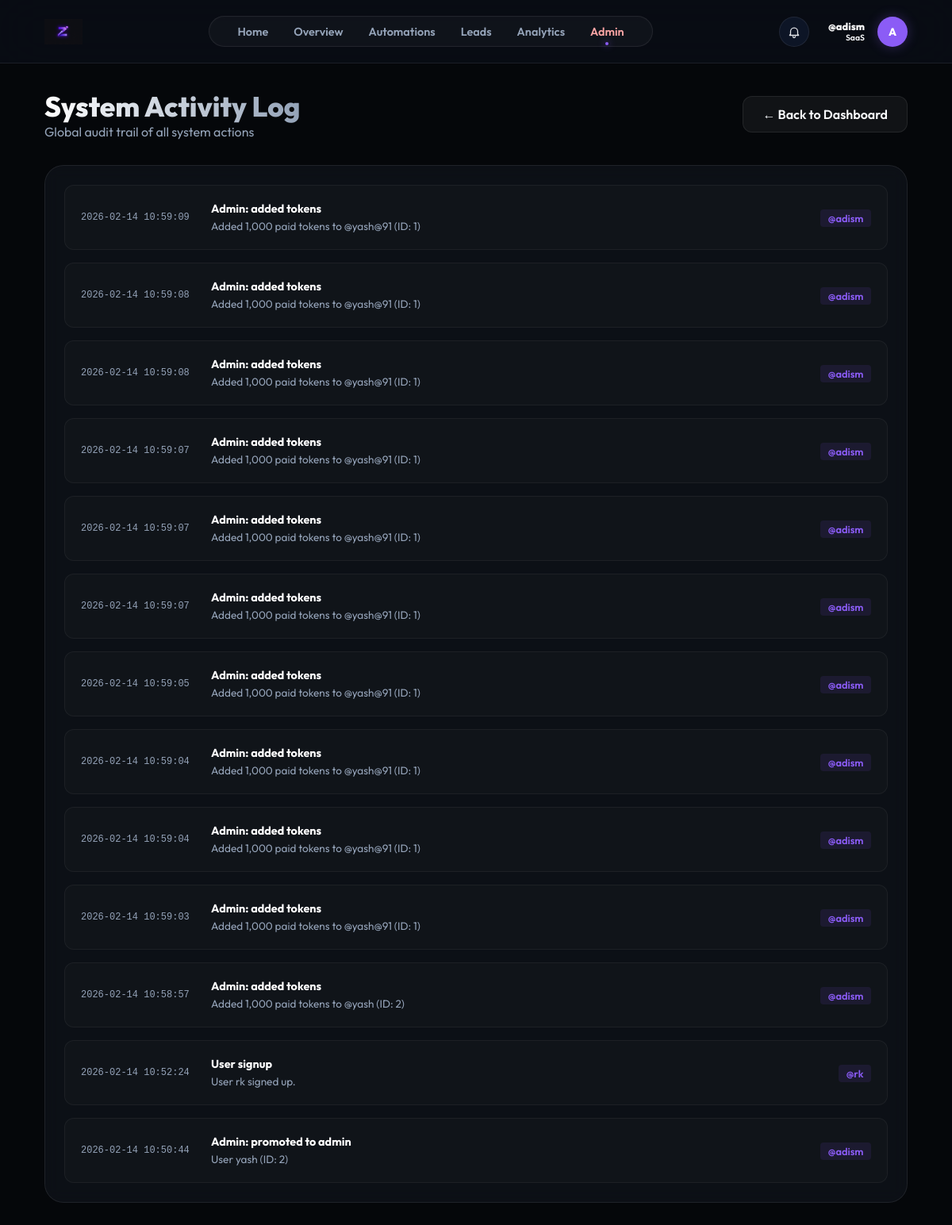
/admin/activities (signed in), run on an earlier commit of the app's database.
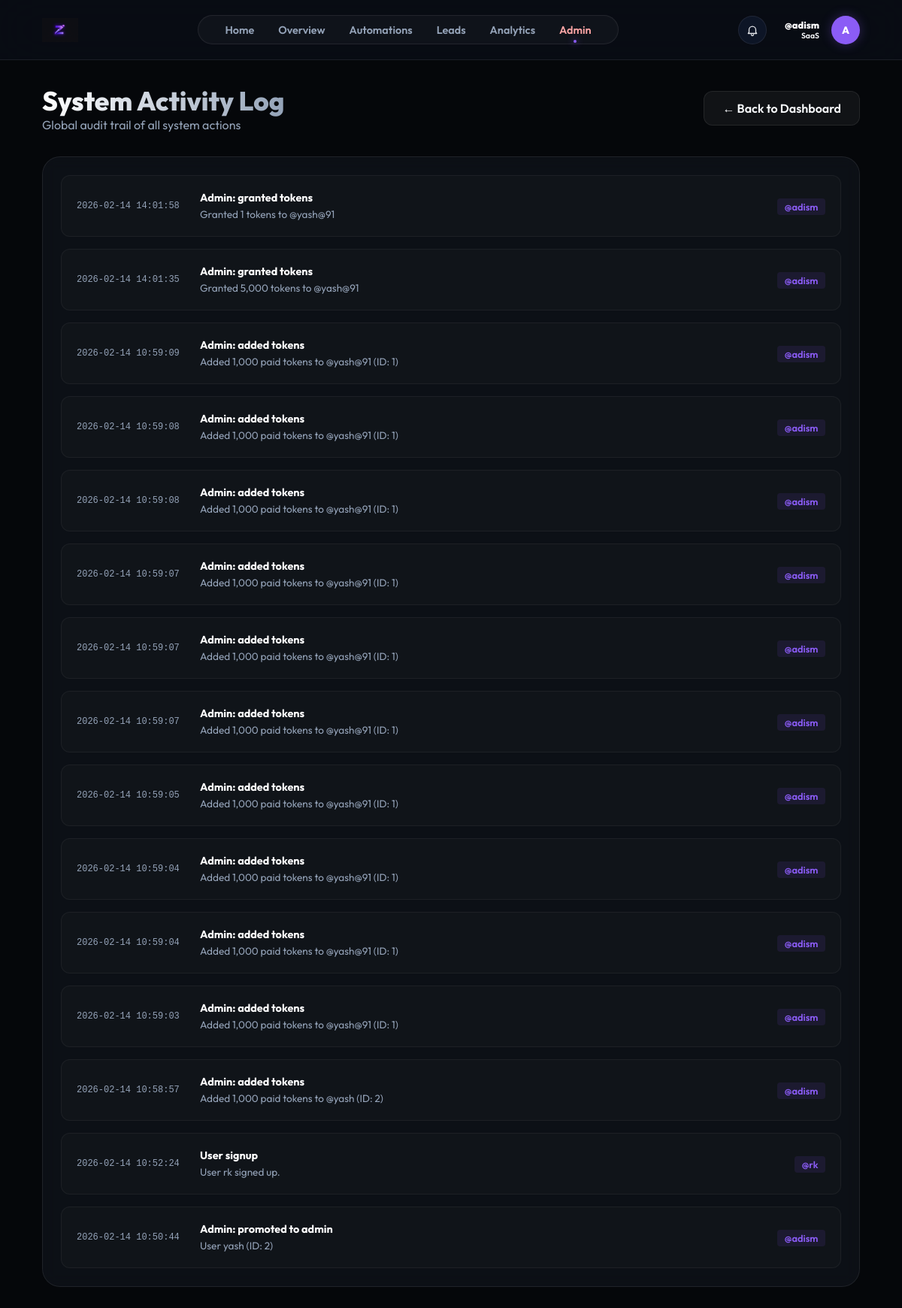
And on a later commit of the database.
### models.py (models this page shows)
class User(db.Model):
    id = db.Column(db.Integer, primary_key=True)
    username = db.Column(db.String(80), unique=True, nullable=False)
    email = db.Column(db.String(120), unique=True)
    password_hash = db.Column(db.String(256))
    full_name = db.Column(db.String(100))
    fb_user_id = db.Column(db.String(120), unique=True)
    ig_user_id = db.Column(db.String(120), unique=True)
    fb_access_token = db.Column(db.Text)
    ig_access_token = db.Column(db.Text)
    token_expires_at = db.Column(db.DateTime)
    ig_username = db.Column(db.String(100))  # Store Instagram username separately
    ig_password_encrypted = db.Column(db.Text)  # Encrypted password
    ig_session_data = db.Column(db.Text)  # Store session data for direct API
    plan = db.Column(db.String(50), default="Free")
    used_founding_coupon = db.Column(db.Boolean, default=False)
    niche = db.Column(db.String(50))
    bio = db.Column(db.Text)
    avatar = db.Column(db.String(10))
    followers = db.Column(db.Integer, default=0)
    following = db.Column(db.Integer, default=0)
    free_tokens = db.Column(db.Integer, default=4000)
    paid_tokens = db.Column(db.Integer, default=0)
    tokens_reset_at = db.Column(db.DateTime, default=datetime.utcnow)
    is_admin = db.Column(db.Boolean, default=False)
    funnels = db.relationship('Funnel', backref='owner', lazy=True)
    leads = db.relationship('Lead', backref='owner', lazy=True)

class ActivityLog(db.Model):
    __tablename__ = 'activity_log'
    id = db.Column(db.Integer, primary_key=True)
    user_id = db.Column(db.Integer, db.ForeignKey('user.id'), nullable=True)
    action = db.Column(db.String(100), nullable=False)
    details = db.Column(db.Text)
    timestamp = db.Column(db.DateTime, default=datetime.utcnow)
    user = db.relationship('User', backref=db.backref('activities', lazy=True))

### app.py (the view)
@app.route('/admin/activities')
@admin_required
def admin_activities():
    user = User.query.get(session['user_id'])
    activities = ActivityLog.query.order_by(ActivityLog.timestamp.desc()).all()
    return render_template('admin_activities.html', user=user, activities=activities)

### app.py (called while the page is built)
def admin_required(f):
    @wraps(f)
    def decorated_function(*args, **kwargs):
        if 'user_id' not in session:
            return redirect(url_for('login_ui'))
        user = User.query.get(session['user_id'])
        if not user or not user.is_admin:
            abort(403)
        return f(*args, **kwargs)
    return decorated_function

### templates/admin_activities.html (shortened to what this page needs)
{% extends "base.html" %}
{% block content %}
<div class="admin-container">
    <div style="display: flex; justify-content: space-between; align-items: center; margin-bottom: 2rem;">
        <div>
            <h1
                style="font-size: 2.2rem; font-weight: 800; background: linear-gradient(to right, #fff, #94a3b8); -webkit-background-clip: text; -webkit-text-fill-color: transparent;">
                System Activity Log</h1>
            <p style="color: var(--text-secondary);">Global audit trail of all system actions</p>
        </div>
        <a href="/admin" class="btn btn-secondary" style="text-decoration: none;">← Back to Dashboard</a>
    </div>
    <div class="card" style="padding: 1.5rem;">
        <div style="display: flex; flex-direction: column; gap: 1rem;">
            {% for log in activities %}
            <div
                style="padding: 1.25rem; background: rgba(255,255,255,0.02); border-radius: 12px; border: 1px solid rgba(255,255,255,0.05); display: flex; justify-content: space-between; align-items: center;">
                <div style="display: flex; gap: 1.5rem; align-items: center; flex: 1;">
                    <div
                        style="min-width: 140px; font-size: 0.75rem; color: var(--text-secondary); font-family: 'Fira Code', monospace;">
                        {{ log.timestamp.strftime('%Y-%m-%d %H:%M:%S') }}
                    </div>
                    <div style="flex: 1;">
                        <span
                            style="font-weight: 700; color: #fff; font-size: 0.9rem; display: block; margin-bottom: 0.25rem;">{{
                            log.action }}</span>
                        <p style="font-size: 0.85rem; color: var(--text-secondary); margin: 0;">{{ log.details }}</p>
                    </div>
                </div>
                <div style="margin-left: 2rem; text-align: right;">
                    {% if log.user %}
                    <span
                        style="font-size: 0.8rem; background: rgba(139, 92, 246, 0.1); color: #8b5cf6; padding: 0.2rem 0.6rem; border-radius: 4px; font-weight: 600;">@{{
                        log.user.username }}</span>
                    {% else %}
                    <span style="font-size: 0.75rem; color: #94a3b8; font-style: italic;">System</span>
                    {% endif %}
                </div>
            </div>
            {% else %}
            <div style="text-align: center; padding: 3rem; color: var(--text-secondary);">
                <p>No activities logged yet.</p>
            </div>
            {% endfor %}
        </div>
    </div>
</div>
{% endblock %}

### templates/base.html (shortened to what this page needs)
<!DOCTYPE html>
<html lang="en">
<head>
    <link rel="stylesheet" href="{{ url_for('static', filename='css/style.css') }}">
</head>
<body>
    <nav class="top-nav">
        <a href="/dashboard" class="nav-brand">
            <img src="{{ url_for('static', filename='img/logo.png') }}" alt="ZenFlow"
                style="height: 32px; width: auto;">
        </a>
        <div class="nav-links">
            <a href="/" class="nav-link {% if request.path == '/' %}active{% endif %}">Home</a>
            <a href="/dashboard" class="nav-link {% if request.path == '/dashboard' %}active{% endif %}">Overview</a>
            <a href="/automations"
                class="nav-link {% if request.path == '/automations' %}active{% endif %}">Automations</a>
            <a href="/leads" class="nav-link {% if request.path == '/leads' %}active{% endif %}">Leads</a>
            <a href="/analytics" class="nav-link {% if request.path == '/analytics' %}active{% endif %}">Analytics</a>
            {% if user.is_admin %}
            <a href="/admin" class="nav-link {% if request.path.startswith('/admin') %}active{% endif %}"
                style="color: #fca5a5;">Admin</a>
            {% endif %}
        </div>
        <div class="nav-user" style="position: relative;">
            <button id="notif-bell" aria-label="Notifications"
                style="width:38px; height:38px; border-radius:999px; border:1px solid var(--glass-border); background:rgba(15,23,42,0.9); display:flex; align-items:center; justify-content:center; cursor:pointer; padding:0; margin-right: 0.5rem;">
            </button>
            <div class="nav-user" style="position: relative; cursor: pointer;" onclick="toggleProfileDropdown(event)">
                <div style="text-align: right;">
                    <p style="font-size: 0.8rem; font-weight: 800; margin: 0; color: white;">@{{ user.username }}</p>
                    <p style="font-size: 0.65rem; color: {{ user.niche_color }}; margin: 0; font-weight: 600;">{{
                        user.niche
                        }}</p>
                </div>
                <div class="nav-avatar">{{ user.avatar or user.username[0]|upper }}</div>
            </div>
    </nav>
    <div class="app-container">
        <main class="main-content">
            {% block content %}{% endblock %}
        </main>
    </div>
</body>
</html>

### static/css/style.css (style rules this page uses)
:root { --bg-dark: #05070a; --card-bg: rgba(16, 20, 28, 0.7); --accent-purple: #8b5cf6; --accent-cyan: #06b6d4; --accent-gold: #fbbf24; --text-primary: #f8fafc; --text-secondary: #94a3b8; --sidebar-width: 260px; --glass-border: rgba(255, 255, 255, 0.08); }
* { margin: 0; padding: 0; box-sizing: border-box; font-family: 'Outfit', sans-serif; }
body { background-color: var(--bg-dark); color: var(--text-primary); overflow-x: hidden; }
.app-container { display: flex; min-height: 100vh; }
.main-content { flex-grow: 1; margin-left: var(--sidebar-width); padding: 2.5rem 3.5rem; }
.btn { padding: 0.75rem 1.5rem; border-radius: 12px; border: none; font-weight: 600; cursor: pointer; transition: all 0.3s ease; }
.btn-secondary { background: rgba(255, 255, 255, 0.05); color: var(--text-primary); border: 1px solid var(--glass-border); }
.card { background: var(--card-bg); border: 1px solid var(--glass-border); border-radius: 24px; padding: 1.5rem; backdrop-filter: blur(10px); transition: transform 0.3s ease, border-color 0.3s ease; }

### templates/base.html (style rules this page uses)
.app-container { flex-direction: column; }
.main-content { margin-left: 0; padding: 2rem 3.5rem; width: 100%; max-width: 1400px; margin: 0 auto; }
.top-nav { display: flex; justify-content: space-between; align-items: center; padding: 1.25rem 3.5rem; background: rgba(10, 14, 22, 0.85); backdrop-filter: blur(30px); border-bottom: 1px solid var(--glass-border); position: sticky; top: 0; z-index: 1000; }
.nav-brand { display: flex; align-items: center; gap: 1rem; text-decoration: none; color: white; font-weight: 800; font-size: 1.4rem; }
.nav-links { display: flex; gap: 2rem; background: rgba(255, 255, 255, 0.03); padding: 0.6rem 2.2rem; border-radius: 40px; border: 1px solid var(--glass-border); box-shadow: inset 0 0 10px rgba(255, 255, 255, 0.02); }
.nav-link { text-decoration: none; color: var(--text-secondary); font-weight: 600; font-size: 0.9rem; transition: all 0.3s cubic-bezier(0.4, 0, 0.2, 1); position: relative; }
.nav-link.active { color: var(--text-primary); }
.nav-link.active::after { content: ''; position: absolute; bottom: -8px; left: 50%; transform: translateX(-50%); width: 4px; height: 4px; background: var(--accent-purple); border-radius: 50%; box-shadow: 0 0 10px var(--accent-purple); }
.nav-user { display: flex; align-items: center; gap: 1rem; }
.nav-avatar { width: 38px; height: 38px; background: var(--accent-purple); border-radius: 50%; display: flex; align-items: center; justify-content: center; font-weight: 800; font-size: 0.85rem; color: white; box-shadow: 0 0 15px rgba(139, 92, 246, 0.3); }

What changed in the data, as far as the page shows it:
added ActivityLog: timestamp "2026-02-14 14:01:58", action "Admin: granted tokens", details "Granted 1 tokens to @yash@91", user.username "adism"
added ActivityLog: timestamp "2026-02-14 14:01:35", action "Admin: granted tokens", details "Granted 5,000 tokens to @yash@91", user.username "adism"
